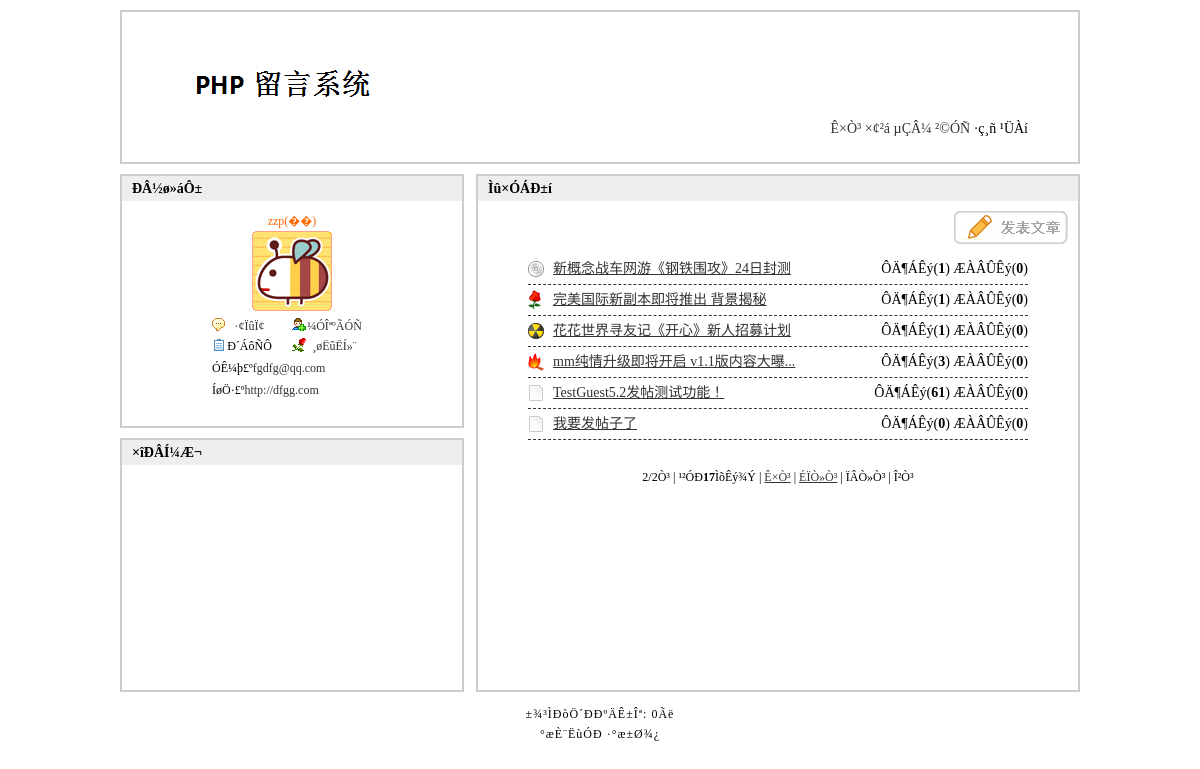
The app's page /index.php?page=2 with its own data.
### tables this page shows
CREATE TABLE `tg_article` (
  `tg_id` mediumint(8) unsigned NOT NULL auto_increment COMMENT '//id',
  `tg_reid` mediumint(8) unsigned NOT NULL default '0' COMMENT '//主题ID',
  `tg_username` varchar(20) NOT NULL COMMENT '//发帖人',
  `tg_type` tinyint(2) unsigned NOT NULL COMMENT '//发帖类型',
  `tg_title` varchar(40) NOT NULL COMMENT '//帖子标题',
  `tg_content` text NOT NULL COMMENT '//帖子内容',
  `tg_readcount` smallint(5) unsigned NOT NULL default '0' COMMENT '//阅读量',
  `tg_commendcount` smallint(5) unsigned NOT NULL default '0' COMMENT '//评论量',
  `tg_date` datetime NOT NULL COMMENT '//发帖时间',
  PRIMARY KEY  (`tg_id`)
);

### includes/mysql.func.php (called while the page is built, shortened)
<?php
function _query($_sql) {
	if (!$_result = mysql_query($_sql)) {
		exit('SQLÖ´ÐÐÊ§°Ü'.mysql_error());
	}
	return $_result;
}
function _fetch_array_list($_result) {
	return mysql_fetch_array($_result,MYSQL_ASSOC);
}
?>

### index.php (the view, shortened to what this page needs)
<?php
$_html = _html(_get_xml('new.xml'));
global $_pagesize,$_pagenum;
$_result = _query("SELECT
												tg_id,tg_title,tg_type,tg_readcount,tg_commendcount
									FROM
												tg_article
									WHERE
												tg_reid=0
							ORDER BY
												tg_date DESC
									 LIMIT
												$_pagenum,$_pagesize
							");
?>
<!DOCTYPE html PUBLIC "-//W3C//DTD XHTML 1.0 Transitional//EN" "http://www.w3.org/TR/xhtml1/DTD/xhtml1-transitional.dtd">
<html xmlns="http://www.w3.org/1999/xhtml">
<head>
<?php
	require ROOT_PATH.'includes/title.inc.php';
?>
</head>
<body>
<?php
	require ROOT_PATH.'includes/header.inc.php';
?>
<div id="list">
	<h2>Ìû×ÓÁÐ±í</h2>
	<a href="post.php" class="post">·¢±íÌû×Ó</a>
	<ul class="article">
		<?php
			$_htmllist = array();
			while (!!$_rows = _fetch_array_list($_result)) {
				$_htmllist['id'] = $_rows['tg_id'];
				$_htmllist['type'] = $_rows['tg_type'];
				$_htmllist['readcount'] = $_rows['tg_readcount'];
				$_htmllist['commendcount'] = $_rows['tg_commendcount'];
				$_htmllist['title'] = $_rows['tg_title'];
				$_htmllist = _html($_htmllist);
				echo '<li class="icon'.$_htmllist['type'].'"><em>ÔÄ¶ÁÊý(<strong>'.$_htmllist['readcount'].'</strong>) ÆÀÂÛÊý(<strong>'.$_htmllist['commendcount'].'</strong>)</em> <a href="article.php?id='.$_htmllist['id'].'">'._title($_htmllist['title'],20).'</a></li>';
			}
		?>
	</ul>
</div>
<div id="user">
	<h2>ÐÂ½ø»áÔ±</h2>
	<dl>
		<dd class="user"><?php echo $_html['username']?>(<?php echo $_html['sex']?>)</dd>
		<dt><img src="<?php echo $_html['face']?>" alt="<?php echo $_html['username']?>" /></dt>
		<dd class="message"><a href="javascript:;" name="message" title="<?php echo $_html['id']?>">·¢ÏûÏ¢</a></dd>
		<dd class="friend"><a href="javascript:;" name="friend" title="<?php echo $_html['id']?>">¼ÓÎªºÃÓÑ</a></dd>
		<dd class="guest">Ð´ÁôÑÔ</dd>
		<dd class="flower"><a href="javascript:;" name="flower" title="<?php echo $_html['id']?>">¸øËûËÍ»¨</a></dd>
		<dd class="email">ÓÊ¼þ£º<a href="mailto:<?php echo $_html['email']?>"><?php echo $_html['email']?></a></dd>
		<dd class="url">ÍøÖ·£º<a href="<?php echo $_html['url']?>" target="_blank"><?php echo $_html['url']?></a></dd>
	</dl>
</div>
<div id="pics">
	<h2>×îÐÂÍ¼Æ¬</h2>
</div>
<?php
	require ROOT_PATH.'includes/footer.inc.php';
?>
</body>
</html>

### styles/1/basic.css (style rules this page uses)
* { padding:0; margin:0; }
body { width:960px; margin:0 auto; background:#fff; font-size:14px; }
ul { list-style-type:none; }
h2 { font-size:14px; background:#eee; height:25px; line-height:25px; text-indent:10px; }

### styles/1/index.css (style rules this page uses)
#list { width:600px; height:514px; border:2px solid #ccc; float:right; }
#list a.post { display:block; width:114px; height:33px; background:url(../../images/aricle.jpg) no-repeat; text-indent:-9999px; margin:10px 10px 0 auto; }
#list ul.article { padding:10px 50px; }
#list ul.article li { height:30px; line-height:30px; border-bottom:1px dashed #333; }
#list ul.article li em { float:right; font-style:normal; }
#list ul.article li a { color:#333; }
#list ul.article li { padding:0 0 0 25px; }
#list ul.article li.icon1 { background:url(../../images/icon1.gif) no-repeat left center; }
#list ul.article li.icon5 { background:url(../../images/icon5.gif) no-repeat left center; }
#list ul.article li.icon8 { background:url(../../images/icon8.gif) no-repeat left center; }
#list ul.article li.icon10 { background:url(../../images/icon10.gif) no-repeat left center; }
#list ul.article li.icon15 { background:url(../../images/icon15.gif) no-repeat left center; }
#user { width:340px; height:250px; border:2px solid #ccc; float:left; margin:0 0 10px 0; font-size:12px; }
#user dl { width:170px; margin:0 auto; padding:10px 0 0 0; }
#user dl dt { width:170px; margin:0 0 5px 0; }
#user dl dt img { margin:0 auto; display:block; }
#user dl dd { height:20px; line-height:20px; text-align:center; width:85px; float:left; }
#user dl dd.email,#user dl dd.url { width:190px; text-align:left; padding:2px 0 0 0; text-indent:5px; }
#user dl dd a { text-decoration:none; color:#333; }
#user dl dd.user { width:170px; float:none; color:#f60; }
#user dl dd.message { background:url(../../images/x1.gif) no-repeat 5px 35%; }
#user dl dd.friend { background:url(../../images/x2.gif) no-repeat left 35%; }
#user dl dd.guest { background:url(../../images/x3.gif) no-repeat 5px 35%; }
#user dl dd.flower { background:url(../../images/x4.gif) no-repeat left 35%; }
#pics { width:340px; height:250px; border:2px solid #ccc; float:left; }

### records on screen
tg_article: shows a picture, tg_readcount "1", tg_commendcount "0", tg_title "新概念战车网游《钢铁围攻》24日封测"
tg_article: shows a picture, tg_readcount "1", tg_commendcount "0", tg_title "完美国际新副本即将推出 背景揭秘"
tg_article: shows a picture, tg_readcount "1", tg_commendcount "0", tg_title "花花世界寻友记《开心》新人招募计划"
tg_article: shows a picture, tg_readcount "3", tg_commendcount "0", tg_title "mm纯情升级即将开启 v1.1版内容大曝..."
tg_article: tg_readcount "61", tg_commendcount "0", tg_title "TestGuest5.2发帖测试功能！"
tg_article: tg_readcount "0", tg_commendcount "0", tg_title "我要发帖子了"

### other values on screen
$_page "2"
$_pageabsolute "2"
$_num "17"
$_html['username'] "zzp"
$_html['sex'] "��"
$_html['email'] "fgdfg@qq.com"
$_html['url'] "http://dfgg.com"
_runtime() - START_TIME "0"
